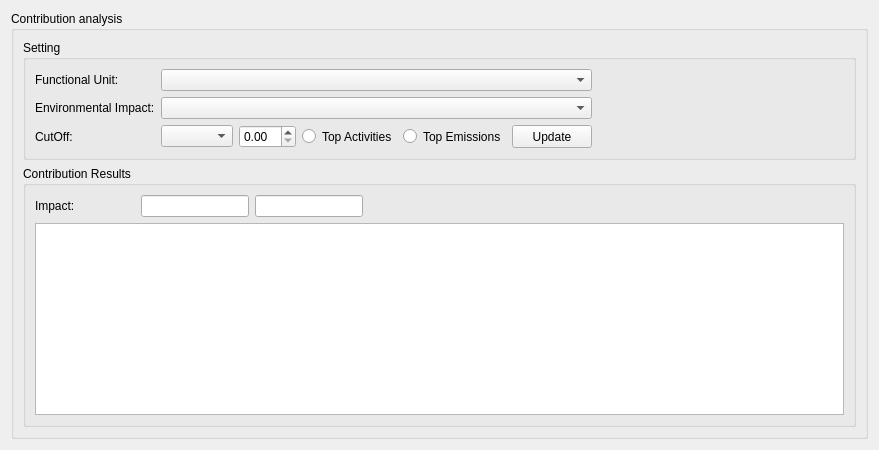
              <widget class="QWidget" name="LCA_Contribution_tab">
               <attribute name="title">
                <string>Contribution Analysis</string>
               </attribute>
               <layout class="QGridLayout" name="gridLayout_64">
                <item row="0" column="0">
                 <widget class="QGroupBox" name="groupBox_26">
                  <property name="title">
                   <string>Contribution analysis</string>
                  </property>
                  <layout class="QGridLayout" name="gridLayout_68">
                   <item row="0" column="0">
                    <widget class="QGroupBox" name="groupBox_23">
                     <property name="title">
                      <string>Setting</string>
                     </property>
                     <layout class="QGridLayout" name="gridLayout_60">
                      <item row="2" column="6">
                       <spacer name="horizontalSpacer_22">
                        <property name="orientation">
                         <enum>Qt::Horizontal</enum>
                        </property>
                        <property name="sizeHint" stdset="0">
                         <size>
                          <width>252</width>
                          <height>20</height>
                         </size>
                        </property>
                       </spacer>
                      </item>
                      <item row="2" column="5">
                       <widget class="QPushButton" name="LCA_Contr_updat">
                        <property name="sizePolicy">
                         <sizepolicy hsizetype="Minimum" vsizetype="Preferred">
                          <horstretch>0</horstretch>
                          <verstretch>0</verstretch>
                         </sizepolicy>
                        </property>
                        <property name="text">
                         <string>Update</string>
                        </property>
                        <property name="icon">
                         <iconset resource="PyWOLF_Resource.qrc">
                          <normaloff>:/ICONS/PySWOLF_ICONS/Update.png</normaloff>:/ICONS/PySWOLF_ICONS/Update.png</iconset>
                        </property>
                       </widget>
                      </item>
                      <item row="0" column="0">
                       <widget class="QLabel" name="label_60">
                        <property name="minimumSize">
                         <size>
                          <width>100</width>
                          <height>0</height>
                         </size>
                        </property>
                        <property name="text">
                         <string>Functional Unit:</string>
                        </property>
                       </widget>
                      </item>
                      <item row="2" column="1">
                       <widget class="QComboBox" name="LCA_Contr_CutOffType"/>
                      </item>
                      <item row="2" column="3">
                       <widget class="QRadioButton" name="LCA_Contr__Top_act">
                        <property name="sizePolicy">
                         <sizepolicy hsizetype="Minimum" vsizetype="Preferred">
                          <horstretch>0</horstretch>
                          <verstretch>0</verstretch>
                         </sizepolicy>
                        </property>
                        <property name="text">
                         <string>Top Activities</string>
                        </property>
                       </widget>
                      </item>
                      <item row="2" column="2">
                       <widget class="QDoubleSpinBox" name="LCA_Contr_CutOff">
                        <property name="sizePolicy">
                         <sizepolicy hsizetype="Minimum" vsizetype="Preferred">
                          <horstretch>0</horstretch>
                          <verstretch>0</verstretch>
                         </sizepolicy>
                        </property>
                        <property name="maximumSize">
                         <size>
                          <width>16777215</width>
                          <height>16777215</height>
                         </size>
                        </property>
                       </widget>
                      </item>
                      <item row="1" column="0">
                       <widget class="QLabel" name="label_61">
                        <property name="minimumSize">
                         <size>
                          <width>100</width>
                          <height>0</height>
                         </size>
                        </property>
                        <property name="text">
                         <string>Environmental Impact:</string>
                        </property>
                       </widget>
                      </item>
                      <item row="2" column="0">
                       <widget class="QLabel" name="label_11">
                        <property name="text">
                         <string>CutOff:</string>
                        </property>
                       </widget>
                      </item>
                      <item row="2" column="4">
                       <widget class="QRadioButton" name="LCA_Contr_Top_emis">
                        <property name="sizePolicy">
                         <sizepolicy hsizetype="Minimum" vsizetype="Preferred">
                          <horstretch>0</horstretch>
                          <verstretch>0</verstretch>
                         </sizepolicy>
                        </property>
                        <property name="text">
                         <string>Top Emissions</string>
                        </property>
                       </widget>
                      </item>
                      <item row="1" column="1" colspan="5">
                       <widget class="QComboBox" name="LCA_Contr_Method">
                        <property name="sizePolicy">
                         <sizepolicy hsizetype="Expanding" vsizetype="Fixed">
                          <horstretch>0</horstretch>
                          <verstretch>0</verstretch>
                         </sizepolicy>
                        </property>
                       </widget>
                      </item>
                      <item row="0" column="1" colspan="5">
                       <widget class="QComboBox" name="LCA_Contr_FU">
                        <property name="sizePolicy">
                         <sizepolicy hsizetype="Expanding" vsizetype="Fixed">
                          <horstretch>0</horstretch>
                          <verstretch>0</verstretch>
                         </sizepolicy>
                        </property>
                       </widget>
                      </item>
                     </layout>
                    </widget>
                   </item>
                   <item row="1" column="0">
                    <widget class="QGroupBox" name="groupBox_6">
                     <property name="title">
                      <string>Contribution Results</string>
                     </property>
                     <layout class="QGridLayout" name="gridLayout_67">
                      <item row="0" column="0">
                       <widget class="QLabel" name="label_59">
                        <property name="minimumSize">
                         <size>
                          <width>100</width>
                          <height>0</height>
                         </size>
                        </property>
                        <property name="text">
                         <string>Impact:</string>
                        </property>
                       </widget>
                      </item>
                      <item row="0" column="1">
                       <widget class="QLineEdit" name="LCA_Contr_score">
                        <property name="sizePolicy">
                         <sizepolicy hsizetype="Minimum" vsizetype="Fixed">
                          <horstretch>0</horstretch>
                          <verstretch>0</verstretch>
                         </sizepolicy>
                        </property>
                       </widget>
                      </item>
                      <item row="0" column="2">
                       <widget class="QLineEdit" name="LCA_Contr_unit">
                        <property name="sizePolicy">
                         <sizepolicy hsizetype="Minimum" vsizetype="Fixed">
                          <horstretch>0</horstretch>
                          <verstretch>0</verstretch>
                         </sizepolicy>
                        </property>
                       </widget>
                      </item>
                      <item row="0" column="3">
                       <spacer name="horizontalSpacer_29">
                        <property name="orientation">
                         <enum>Qt::Horizontal</enum>
                        </property>
                        <property name="sizeHint" stdset="0">
                         <size>
                          <width>40</width>
                          <height>20</height>
                         </size>
                        </property>
                       </spacer>
                      </item>
                      <item row="1" column="0" colspan="4">
                       <widget class="QTableView" name="LCA_contribution_Table">
                        <property name="minimumSize">
                         <size>
                          <width>0</width>
                          <height>50</height>
                         </size>
                        </property>
                       </widget>
                      </item>
                     </layout>
                    </widget>
                   </item>
                  </layout>
                 </widget>
                </item>
               </layout>
              </widget>
